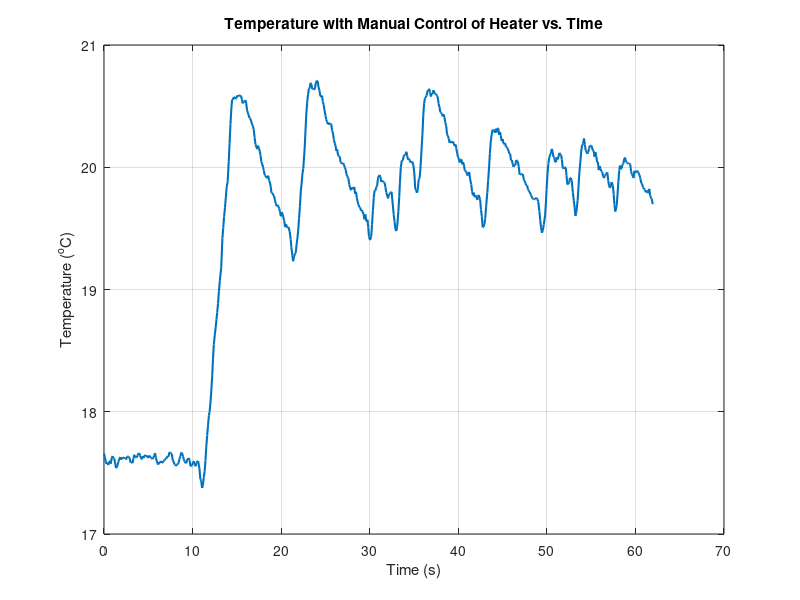

MATLAB code for this plot: (Note: this script raises an error after producing the figure.)
%% ME 4005 Lab 5 Data Processing
% Sam Kramer                                                   9 April 2022
% This is the data processing file for the data collected from lab 5. This
% will be split into two separate parts, one associated with the first
% manual data collection and the second with the automatic control of the
% temperature.
% Will Return:
%               1. Graphs of the data for each experiment
%               2. The mean, error, and OS of each control experiment

% -- Setup
clear; clc; close all; format compact;

%%%%%%%%%%%%%%%%%%%%%%%%%%%%%%%% Part 1 %%%%%%%%%%%%%%%%%%%%%%%%%%%%%%%%%%%
% This section will analyze the manual control data from the lab

% -- Load in data
manual = load('Manual_Control');
P_Controller = load('Kp175');
I_Controller = load('Ki3_5');
PI_Controller = load('Kp175_Ki3_5');

% -- Resize data matrix for manual control portion of lab
mT1 = manual.v2;
t = manual.t;

% -- Plotting data 
plot(t,mT1,'Linewidth',1.5) % Plots data from manual controller experiment
    grid on
    hold on
    xlabel('Time (s)')
    ylabel('Temperature (^oC)')
    title('Temperature with Manual Control of Heater vs. Time')
    yline(20,'Color',[0.4660 0.6740 0.1880],'Linewidth',1.5)
    xlim([0 max(t)])
    
% -- Resize mT1 data vector to accurately find data
mT1 = mT1(1,145:length(mT1));
    
% -- Finding controller performance metrics
Tavg = mean(mT1);
ess1 = Tavg - 20;       % Because here 20 is the desired temperature
OS1 = max(mT1) - 20;

% -- Output all the metrics
fprintf('The mean value of the manual control experiment is %3.3f Celcius.\n',Tavg)
fprintf('The steady state error of the manual experiment is %3.3f Celcius.\n',ess1)
fprintf('The overshoot of the manual control experiment is %3.3f Celcius.\n \n', OS1)

% -- Put on graph
yline(Tavg,'Color',[0.6740 0.4660 0.1880],'Linewidth',1.5)
text(25.0978,20.7082,'Maximum Overshoot of 0.708 Celcius')
plot(23.0978,20.7082,'x','Color',[0.6740 0.1660 0.1880],'Linewidth',2);
legend('Manual Control Data','Desired Setpoint','Average Temperature','Max Overshoot Point')

%%%%%%%%%%%%%%%%%%%%%%%%%%%%%%% Part 2 %%%%%%%%%%%%%%%%%%%%%%%%%%%%%%%%%%%%
% This part will analyze the data from the contoller part with a
% Proportional, Integral, and a PI controller used.

% -- Load in data

    % Proportional Controller Data
    pT1 = P_Controller.v2;
    pt = P_Controller.t;
    
    % Integral Controller Data
    iT1 = I_Controller.v2;
    it = I_Controller.t;
    
    % Proportional-Integral Controller Data
    piT1 = PI_Controller.v2;
    pit = PI_Controller.t;
    
% -- Plot all data

    % Proportional Controller Data
    figure(2)
    plot(pt,pT1,'Linewidth',1.5)
        hold on
        grid on
        xlabel('Time (s)')
        ylabel('Temperature (^oC)')
        title('Temperature with Proportional Controller vs. Time')
        yline(20,'Color',[0.4660 0.6740 0.1880],'Linewidth',1.5)
        xlim([0 max(pt)])
        
    % Integral Controller Data   
    figure(3)
    plot(it,iT1,'Linewidth',1.5)
        hold on
        grid on
        xlabel('Time (s)')
        ylabel('Temperature (^oC)')
        title('Temperature with integral Controller vs. Time')
        yline(20,'Color',[0.4660 0.6740 0.1880],'Linewidth',1.5)
        xlim([0 max(it)])
        
    % PI Controller Data
    figure(4)
    plot(pit,piT1,'Linewidth',1.5)
        hold on
        grid on
        xlabel('Time (s)')
        ylabel('Temperature (^oC)')
        title('Temperature with PI Controller vs. Time')
        yline(20,'Color',[0.4660 0.6740 0.1880],'Linewidth',1.5)
        xlim([0 max(pit)])

% -- Resize Data matrices
pT1 = pT1(1,144:length(pT1));
iT1 = iT1(1,140:length(iT1));
piT1 = piT1(1,188:length(piT1));
        
% -- Finding controller performance metrics

    % Proportional Controller
    TPavg = mean(pT1);
    essP = TPavg - 20;       % Because here 20 is the desired temperature
    OSP = max(pT1) - 20;
    
    % Integral Controller
    TIavg = mean(iT1);
    essI = TIavg - 20;       % Because here 20 is the desired temperature
    OSI = max(iT1) - 20;
    
    % PI Controller
    TPIavg = mean(piT1);
    essPI = TPIavg - 20;       % Because here 20 is the desired temperature
    OSPI = max(piT1) - 20;

% -- Output all the performance metrics

% Proportional Controller
fprintf('The mean value of the proportional controller is %3.3f Celcius.\n',TPavg)
fprintf('The steady state error of the proportional controller is %3.3f Celcius.\n',essP)
fprintf('The overshoot of the proportional controller is %3.3f Celcius.\n\n', OSP)

% Integral Controller
fprintf('The mean value of the integral controller is %3.3f Celcius.\n',TIavg)
fprintf('The steady state error of the integral controller is %3.3f Celcius.\n',essI)
fprintf('The overshoot of the integral controller is %3.3f Celcius.\n \n', OSI)

% PI Controller
fprintf('The mean value of the PI controller is %3.3f Celcius.\n',TPIavg)
fprintf('The steady state error of the PI controller is %3.3f Celcius.\n',essPI)
fprintf('The overshoot of the PI controller is %3.3f Celcius.\n \n', OSPI)

%%%%%%%%%%%%%%%%%%%%%%%%%%%%%%% Part 3 %%%%%%%%%%%%%%%%%%%%%%%%%%%%%%%%%%%%
% This is the section that will analyze the data for the disturbance
% rejection data that will be used in the lab report.

% -- Load data
disturbance = load('Disturbance');
    dT1 = disturbance.v2;
    dt = disturbance.t;
    
% -- Plot data
    figure(5)
    plot(dt,dT1,'Linewidth',1.5,'Color',[0.2660 0.3740 0.6880])
        grid on
        hold on
        yline(20,'Linewidth',1.5,'Color',[0.4660 0.6740 0.1880])
        plot(29.401,19.685,'rx','Linewidth',2)
        plot(69.0921,19.603,'rx','Linewidth',2)
        text(20,19.5,'Thermal Disturbance 1','fontsize',12)
        text(60,19.5,'Thermal Disturbance 2','fontsize',12)
        title('Thermal Disturbance Test','fontsize',12)
        xlabel('Time (s)','fontsize',12)
        ylabel('Temperature (^oC)','fontsize',12)
        
        
        





    
    
    
    
    
